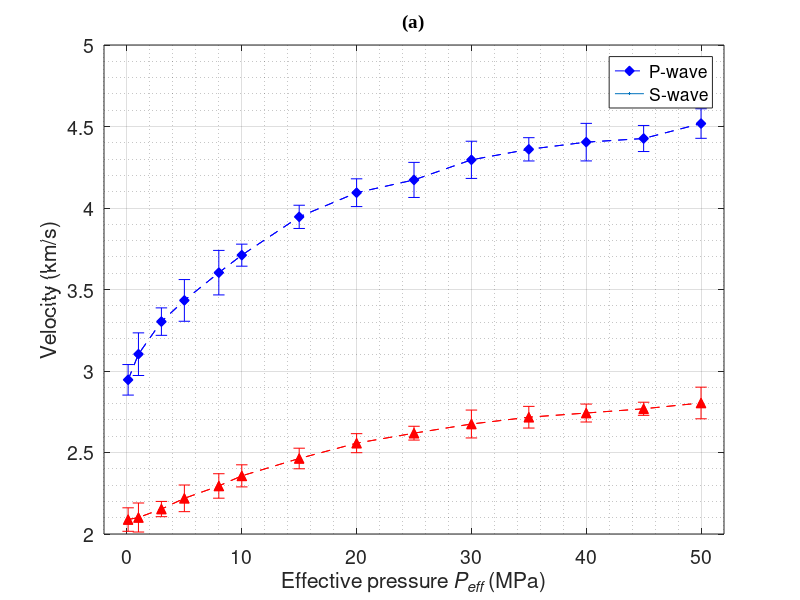
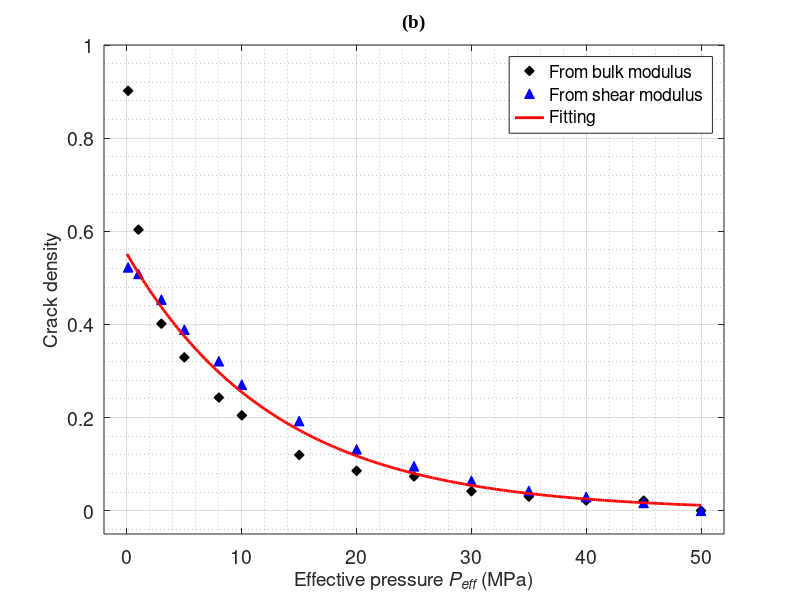
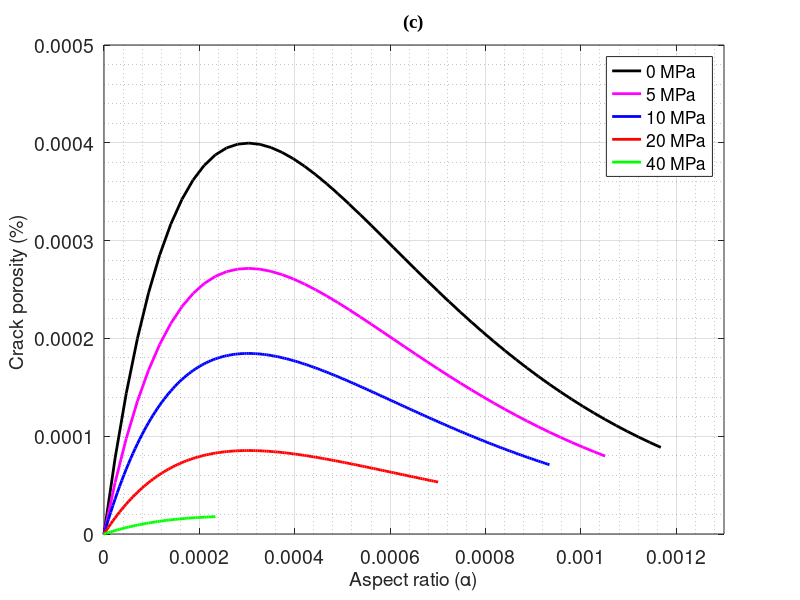
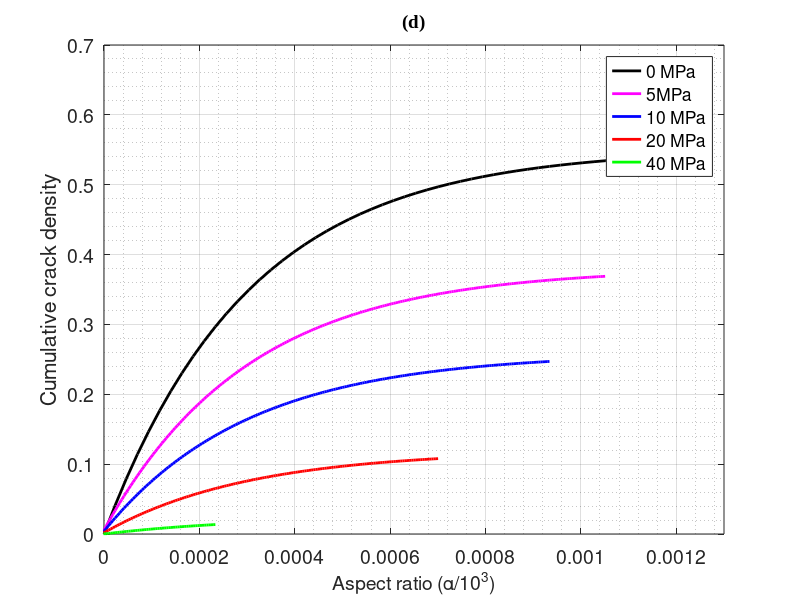

The MATLAB source for these figures, in order:
clc;    clear all;
%%%%%%%%%%%%%%%%%%%%%%%%%%%%%%%%%%%%%%%%%%%%%%%%%%%%%%%%%%%%%%%%%%%%%%%%%%%%%%%%%%%%%%%%%%%%%%%%%%%%%%%%%
% =====     The pore aspect ratio distribution of the core was inversely calculated based on the ultrasonic data    ========================
Fontsize = 14;              % For display
AspectRatio = 0.618; 
%%%%%%%%%%%%%%%%%%%%%%%%%%%%%%%%%%%%%%%%%%%%%%%%%%%%%%%%%%%%%%%%%%%%%%%%%%%%%%%%%%%%%%%%%%%%%%%%%%%%%%%%%
rho_frame = 2820;                                  % Density of solid grains: kg/m^3
np=7;  CC=colormap(jet(np));
%%%%%%% The variation of rock skeleton velocity with pressure ============================================
p = [100000	1000000	3000000	5000000	8000000	10000000	15000000	20000000	...
    25000000	30000000	35000000	40000000	45000000	50000000];           % Effective pressure, pa
press=p/10^6;                % Effective pressure, Mpa

vp_dry = [2945.94594594595	3103.20284697509	3303.03030303030	3433.07086614173	3603.30578512397	3710.63829787234	3945.70135746606	...
    4093.89671361502	4172.24880382775	4295.56650246305	4360	4404.04040404040	4426.39593908630	4518.13471502591];
vs_dry = [2088.62275449102	2101.20481927711	2153.08641975309	2218.82951653944	2294.73684210526	2356.75675675676	2463.27683615819	...
    2557.18475073314	2618.61861861862	2674.84662576687	2716.51090342679	2742.13836477987	2768.25396825397	2803.85852090032];

err_Vp = [0.0936784713107621	0.130775529616314	0.0842219254301046	0.127928436884867	0.136513511862060	0.0676149074817211	0.0712515924158343	0.0851558712301278...
    0.107640372837455	0.114089908539822	0.0714163673647971	0.115193879313703	0.0799634626379405	0.0906038380129680];
err_Vs = [0.0720397601291064	0.0890395910787588	0.0467792876313422	0.0817697618387378	0.0750192627604094	0.0677542252140319	0.0631439980506347	0.0583942037133012...
    0.0423666648295219	0.0855674792993412	0.0665166698837150	0.0550244460590489	0.0402269110615336	0.0970339089307946];

Fontsize1 = 14;
scrsz = get(0,'ScreenSize');
figure('Position',[1 scrsz(4) scrsz(4)*0.55 scrsz(4)*0.4]);
plot(press, vp_dry./1000,'--bd','MarkerFaceColor','b','MarkerSize',7,LineWidth=1.2);  hold on;
plot(press, vs_dry./1000,'--r^','MarkerFaceColor','r','MarkerSize',7,LineWidth=1.2);  hold on;

errorbar(press,vp_dry./1000,err_Vp,'--bd'); hold on;
errorbar(press,vs_dry./1000,err_Vs,'--r^');

xlabel('Effective pressure {\itP_{eff}} (MPa)','Fontsize',Fontsize1);
ylabel('Velocity (km/s)','Fontsize',Fontsize1);
set(gca,'xtick',[0 10 20 30 40 50],'Fontsize',Fontsize1);
set(gca,'ytick',[2 2.5 3 3.5 4 4.5 5],'Fontsize',Fontsize1);
legend('P-wave','S-wave');
ylim([2 5]);
xlim([-2 52]);
title('(a)','FontSize',Fontsize1,'FontName','Times New Roman');
grid on;   box on;  grid minor;

%%%%%%%% Moduli calculations based on parameters %%%%%%%%%%%%%%%%%%%%%%%%%%%%%%%%%%%%%%%
rho_dry_c=rho_frame;                       % Density of solid grains
um_dry_c = rho_dry_c*vs_dry.^2;               % Shear modulus
lamda_dry_c = rho_dry_c*(vp_dry.^2-2*vs_dry.^2);     % Lamda
Kdry_c  = lamda_dry_c+2*um_dry_c/3;                % Bulk modulus
po_dry_c = 0.5*lamda_dry_c./(lamda_dry_c+um_dry_c);    % The Poisson's ratio

%%% espilon, The cumulative fracture density of all unclosed soft pores in the rock
espilon1=(Kdry_c(end)./Kdry_c-1)*9*(1-2*po_dry_c(end))/16/(1-po_dry_c(end)^2);                % Crack density from the bulk modulus, in Eq.(5) of 2015_CG
espilon2=(um_dry_c(end)./um_dry_c-1)*45*(2-po_dry_c(end))/32/(1-po_dry_c(end))/(5-po_dry_c(end));  % Crack density from the shear modulus, in Eq.(5) of 2015_CG

z1=log(espilon1(1:end-1));       %%% Fitting the curves  
z2=log(espilon2(1:end-1));      
c1=polyfit(p(1:end-1),z1,1);
c2=polyfit(p(1:end-1),z2,1);     

dp=0.2*10^6;           % Pressure interval, 0.2*10^6;
pp=0:dp:p(end);        % Pressure, MPa
press_pp=pp/10^6;      % Effective pressure, MPa

ie1=exp(c1(1)*pp+c1(2));         
ie2=exp(c2(1)*pp+c2(2));         % Fitting crack density, Eq.(7) of 2015_CG

ie = (ie1+ie2)/2;                %%% Mean of bulk and shear moduli

% K_d & um_d: the dry effective modulus; 
K_d  = Kdry_c(end)./(1+16*(1-po_dry_c(end)^2)*ie1/9/(1-2*po_dry_c(end)));           % Kd in Eq.(5) in 2015_CG, Eq.(8) in 2018_JGE;
um_d = um_dry_c(end)./(1+32*(1-po_dry_c(end))*(5-po_dry_c(end))*ie2/45/(2-po_dry_c(end)));
%%% Kdry_c(end):   Kdry_ciff of Eq.(5) in 2015_CG
%%% po_ra(end):  The Poisson's ratio of the background matrix with only hard pores

lamda_d=K_d-2*um_d/3;
E_d=3*K_d.*um_d./(lamda_d+um_d);
po_d = 0.5*lamda_d./(lamda_d+um_d);        

lamda_st = Kdry_c(end)-2*um_dry_c(end)/3;                   % High-freq limit；
E_st=3*Kdry_c(end).*um_dry_c(end)./(lamda_st+um_dry_c(end));
po_st = 0.5*lamda_st./(lamda_st+um_dry_c(end));
K_st = Kdry_c(end);
um_st = um_dry_c(end);

alpha_i = 4*(1-po_st.^2).*pp./(E_st*pi);               % Eq.(10) in 2015_CG, Eq.(12) in 2018_JGE
%%% Aspect ratio Variations with pressure: Eq.(13) in 2018_JGE
alpha_p=zeros(length(pp),length(pp));     

iei=[0 ie(1:end-1)-ie(2:end)];       % The fracture densities corresponding to each aspect ratio (or different pressure)
iek=[0 ie1(1:end-1)-ie1(2:end)];     
ieu=[0 ie2(1:end-1)-ie2(2:end)];     

for ix=1:length(pp)
    if( ix==1 )
        alpha_p(:,ix) = alpha_i-4*(1-po_st^2)*0*dp/(3*pi*K_st*(1-2*po_st));     % Eq.(11) in 2015_CG, Eq.(13) in 2018_JGE
    elseif (ix>1)
        alpha_p(:,ix) = alpha_p(:,ix-1)-4*(1-po_st^2)*dp/(3*pi*K_st*(1-2*po_st));
    end
end

iei1=iei'*ones(1,length(pp));      
iek1=iek'*ones(1,length(pp));
ieu1=ieu'*ones(1,length(pp));
phy_k=4/3*pi*alpha_p.*iei1;            % Line-15 in P-3394 in 2015_CG

scrsz = get(0,'ScreenSize');
figure('Position',[1 scrsz(4) scrsz(4)*0.55 scrsz(4)*0.4]);               
plot(press,espilon1,'dk','MarkerFaceColor','k','MarkerSize',7);    hold on;
plot(press,espilon2,'^b','MarkerFaceColor','b','MarkerSize',7);
plot(press_pp,ie,'-r','linewidth',2.0);
legend('From bulk modulus','From shear modulus','Fitting');
set(gca,'xtick',[0 10 20 30 40 50 60],'fontsize',Fontsize);
set(gca,'ytick',[0 0.2 0.4 0.6 0.8 1.0],'fontsize',Fontsize);
xlabel('Effective pressure {\itP_{eff}} (MPa)','fontsize',Fontsize);
ylabel('Crack density','fontsize',Fontsize);
xlim([-2 52]);   ylim([-0.05 1]);
title('(b)','FontSize',Fontsize1,'FontName','Times New Roman');
set(gca, 'FontSize',Fontsize1) ;
grid on;  grid minor;  box on;

scrsz = get(0,'ScreenSize');
figure('Position',[1 scrsz(4) scrsz(4)*0.55 scrsz(4)*0.4]);
plot(alpha_p(1:5:end,1),  phy_k(1:5:end,1).*1e2,'-k','linewidth',2.0);   hold on
plot(alpha_p(1:5:end,5e6/dp+1),phy_k(1:5:end,5e6/dp+1).*1e2,'-m','linewidth',2.0);
plot(alpha_p(:,10e6/dp+1),phy_k(:,10e6/dp+1).*1e2,'-b','linewidth',2.0);
plot(alpha_p(:,20e6/dp+1),phy_k(:,20e6/dp+1).*1e2,'-r','linewidth',2.0);
plot(alpha_p(:,40e6/dp+1),phy_k(:,40e6/dp+1).*1e2,'-g','linewidth',2.0);
set(gca,'xtick',[0 0.2 0.4 0.6 0.8 1.0 1.2].*1e-3,'fontsize',Fontsize);
set(gca,'ytick',[0 1.0 2.0 3 4 5].*1e-4,'fontsize',Fontsize);
xlabel('Aspect ratio (\alpha)','fontsize',Fontsize);      
ylabel('Crack porosity (%) ','fontsize',Fontsize);       
xlim([0 1.3e-3]);       ylim([0 5e-4]);
title('(c)','FontSize',Fontsize1,'FontName','Times New Roman');
set(gca, 'FontSize',Fontsize1) ;
legend('0 MPa','5 MPa','10 MPa','20 MPa','40 MPa');
grid on;  grid minor;  box on;

nn1=1;nn2=1;                        
mn=zeros(1,length(pp));
for np=1:length(pp)
    for ix=1:length(pp)
        if phy_k(ix,np)<=1e-8
            nn1=ix+1;
        end
        if alpha_p(ix,np)<=1e-8
            nn2=ix+1;
        end
    end
    mn(np)=max([nn1 nn2]);
end

for np=1:length(pp)
    for ix=mn(np):length(pp)
        iei1(ix,np)=iei1(ix-1,np)+iei1(ix,np);
        iek1(ix,np)=iek1(ix-1,np)+iek1(ix,np);
        ieu1(ix,np)=ieu1(ix-1,np)+ieu1(ix,np);     %  Cumulative fracture density
    end
end

scrsz = get(0,'ScreenSize');
figure('Position',[1 scrsz(4) scrsz(4)*0.55 scrsz(4)*0.4]);
plot(alpha_p(1:5:end,1),  iei1(1:5:end,2),'-k','linewidth',2.0);hold on
plot(alpha_p(:,5e6/dp+1),iei1(:,5e6/dp+1),'-m','linewidth',2.0);
plot(alpha_p(:,10e6/dp+1),iei1(:,10e6/dp+1),'-b','linewidth',2.0);
plot(alpha_p(:,20e6/dp+1),iei1(:,20e6/dp+1),'-r','linewidth',2.0);
plot(alpha_p(:,40e6/dp+1),iei1(:,40e6/dp+1),'-g','linewidth',2.0);
set(gca,'xtick',[0 0.2 0.4 0.6 0.8 1.0 1.2]./1e3,'fontsize',Fontsize);
set(gca,'ytick',[0 0.1 0.2 0.3 0.4 0.5 0.6 0.7],'fontsize',Fontsize);
xlabel('Aspect ratio (\alpha/10^3)','fontsize',Fontsize);      
ylabel('Cumulative crack density');            
xlim([0 1.3e-3]);        ylim([0 0.7]);
title('(d)','FontSize',Fontsize1,'FontName','Times New Roman');
set(gca, 'FontSize',Fontsize1) ;
legend('0 MPa','5MPa','10 MPa','20 MPa','40 MPa');
grid on;  grid minor;  box on;

% save alpha_distribution alpha_p;
% save phy_c_distribution phy_k;
% save press press_pp;
% save K_dry K_d;
% save u_dry um_d;